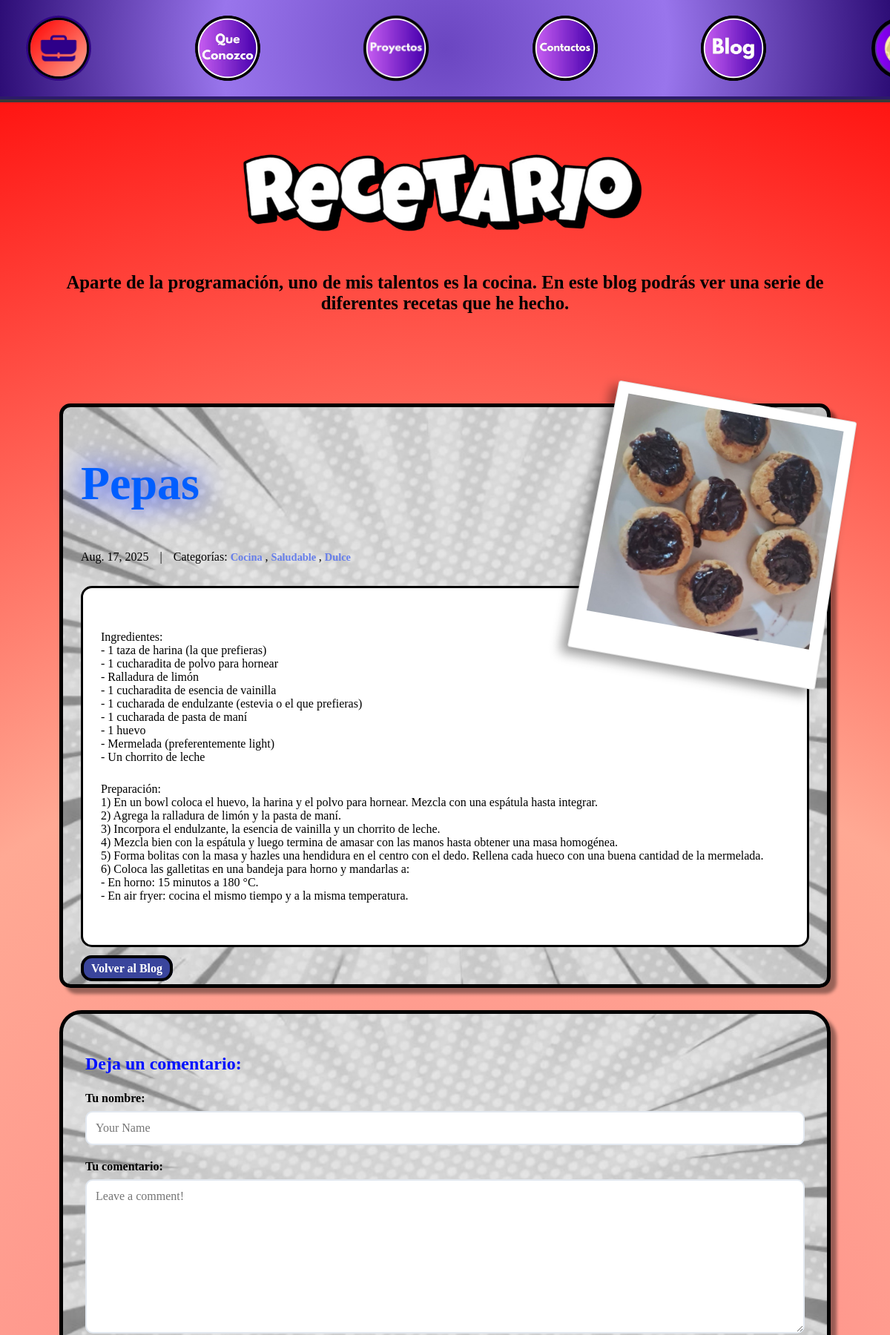
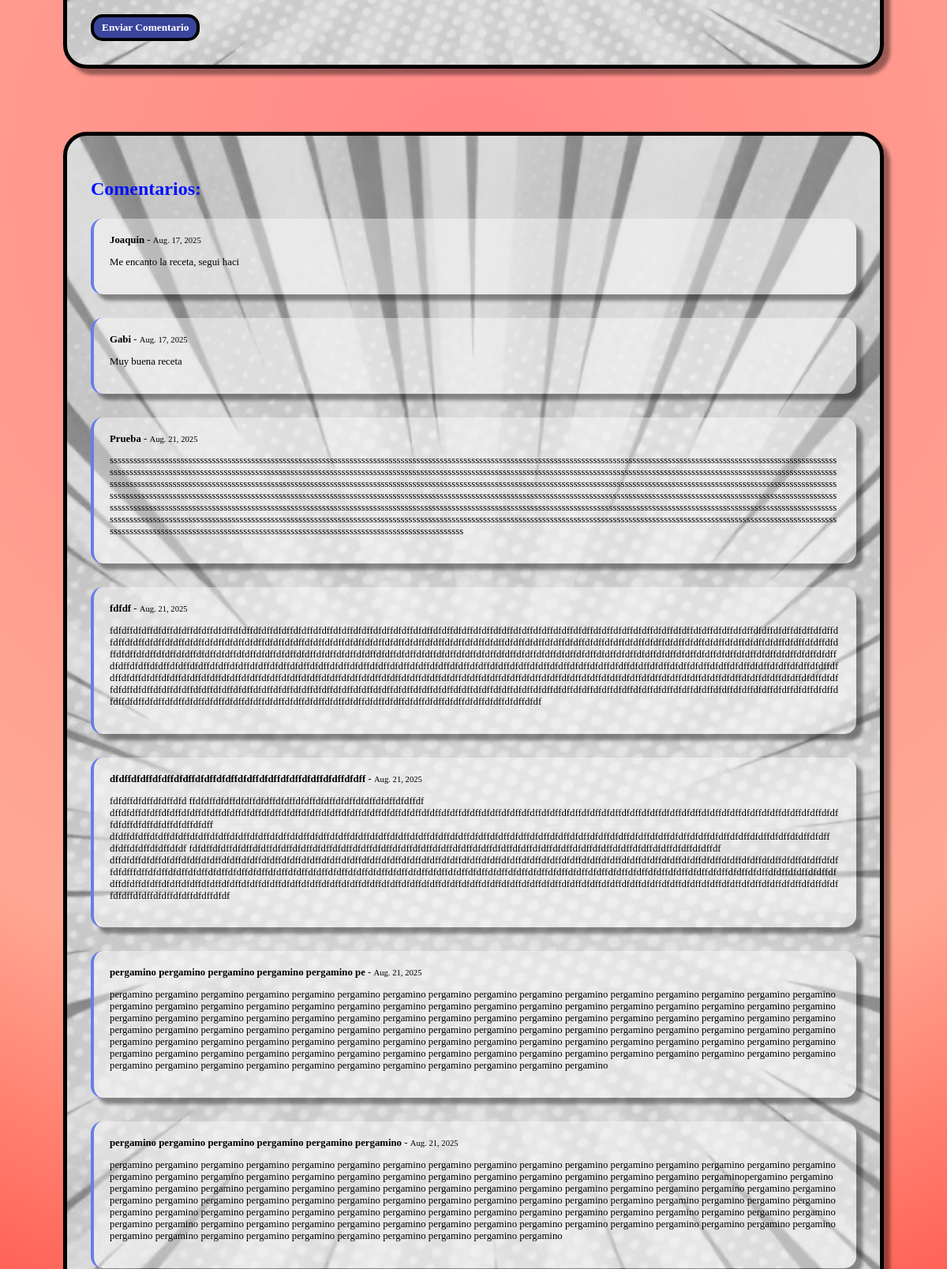
The app's page /blog/post/2/ (upper part) with its own data (2 pictures, top to bottom).
### blog/models.py (models this page shows, shortened)
class Post(models.Model):
    title = models.CharField(max_length=255)
    body = models.TextField()
    created_on = models.DateTimeField(auto_now_add=True)
    last_modified = models.DateTimeField(auto_now=True)
    categories = models.ManyToManyField("Category", related_name="posts")
    image = models.ImageField(upload_to='blog_images/', blank=True, null=True)

class Category(models.Model):
    name = models.CharField(max_length=30)
    class Meta:
        verbose_name_plural = "categories"

class Comment(models.Model):
    author = models.CharField(max_length=60)
    body = models.CharField(max_length=2000)
    created_on = models.DateTimeField(auto_now_add=True)
    post = models.ForeignKey("Post", on_delete=models.CASCADE)

### blog/views.py (the view, shortened to what this page needs)
# urls.py: path("post/<int:pk>/", views.blog_detail, name="blog_detail"),
def blog_detail(request, pk):
    post = Post.objects.get(pk=pk)
    form = CommentForm()
    comments = Comment.objects.filter(post=post)
    context = {
        "post": post,
        "comments": comments,
        "form": CommentForm(),
    }
    return render(request, "blog/detail.html", context)

### blog/forms.py
class CommentForm(forms.Form):
    author = forms.CharField(
        max_length=60,
        widget=forms.TextInput(
            attrs={"class": "form-control", "placeholder": "Your Name"}
        ),
    )
    body = forms.CharField(
        max_length= 2000,
        widget=forms.Textarea(
            attrs={"class": "form-control", "placeholder": "Leave a comment!"}
        )
    )

### templates/blog/detail.html (shortened to what this page needs)
{% extends "blog.html" %}
{% load static %}
{% block page_content %}
  <div class="post-detail">
    <article class="post-full" style="background-image: url('{% static 'Portafolio/assets/Fondos/Fondo Blanco.png' %}'); background-size: cover; background-position: center;">
      {% if post.image %}
        <div class="foto-instantanea">
          <div class="foto-frame">
            <img src="{{ post.image.url }}" alt="{{ post.title }}" class="foto-imagen">
          </div>
        </div>
      {% endif %}
      <div class="post-header">
        <h1 class="post-title-detail">{{ post.title }}</h1>
        <div class="post-meta-detail">
          <span class="post-date">{{ post.created_on.date }}</span>
          <span class="separator">|</span>
          <span class="post-categories">Categorías:
            {% for category in post.categories.all %}
              <a href="{% url 'blog:blog_category' category.name %}" class="categoria">
                {{ category.name }}
              </a>{% if not forloop.last %}, {% endif %}
            {% endfor %}
          </span>
        </div>
      </div>
      <div class="post-content-detail">
        <p>{{ post.body | linebreaks }}</p>
      </div>
      <div class="navigation-links">
        <a href="{% url 'blog:blog_index' %}" class="volver">Volver al Blog</a>
      </div>
    </article>
    <div class="comments-section" style="background-image: url('{% static 'Portafolio/assets/Fondos/Fondo Blanco.png' %}'); background-size: cover; background-position: center;">
      <h3 class="comments-title">Deja un comentario:</h3>
      <form method="post" class="comment-form">
        <div class="form-group">
          <label for="{{ form.author.id_for_label }}">Tu nombre:</label>
          {{ form.author }}
        </div>
        <div class="form-group">
          <label for="{{ form.body.id_for_label }}">Tu comentario:</label>
          {{ form.body }}
        </div>
        <button type="submit" class="enviar-comentario">Enviar Comentario</button>
      </form>
    </div>
    {% if comments %}
    <div class="comments-list" style="background-image: url('{% static 'Portafolio/assets/Fondos/Fondo Blanco.png' %}'); background-size: cover; background-position: center;">
      <h3 class="comments-title">Comentarios:</h3>
      {% for comment in comments %}
        <div class="comment">
          <div class="comment-meta">
            <strong>{{ comment.author }}</strong> - <small>{{ comment.created_on.date }}</small>
          </div>
          <div class="comment-body">
            <p>{{ comment.body | linebreaks }}</p>
          </div>
        </div>
      {% endfor %}
    </div>
    {% endif %}
  </div>
{% endblock page_content %}

### Portafolio/static/Portafolio/css/base.css (style rules this page uses)
html { scroll-behavior: smooth; }
body { margin: 0; padding: 0; height: 100%; transition: background-color 0.3s ease; font-family: 'Baloo 2', cursive; }
h1, h2, h3, .Barra ul li a { font-family: 'Bangers', cursive; }

### Portafolio/static/Portafolio/css/blog.css (style rules this page uses)
body { background: radial-gradient(circle,#ff8686, #ffa994, #ff0000); }
.categoria { font-family: 'Baloo 2', cursive; font-size: 0.9rem; color: #667eea; text-decoration: none; font-weight: bold; transition: color 0.3s ease; }
.post-detail { padding-left: 5rem; padding-right: 5rem; display: grid; gap: 30px; }
.post-full { border-radius: 20px; padding: 40px; border: 5px solid #000000; box-shadow: 8px 8px 4px rgba(0, 0, 0, 0.4); border-radius: 15px; padding: 0.8rem 1.5rem; }
.post-title-detail { color: #005eff; text-align: start; text-shadow: 0 0 40px #0022ff; font-family: 'Bangers', cursive; font-size: 4rem; }
.post-meta-detail { color: rgb(0, 0, 0); font-size: 1em; margin-bottom: 30px; display: flex; align-items: center; gap: 15px; flex-wrap: wrap; }
.post-content-detail { font-family: 'Baloo 2', cursive; color: #000000; font-size: 1rem; gap: 0.5rem; background-color: white; border: 3px solid #000000; border-radius: 15px; padding:2rem 1.5rem; }
.post-content-detail p { margin-bottom: 25px; }
.navigation-links { margin-top: 20px; }
.volver { font-weight: bold; font-family: 'Bangers', cursive; background-color: #3a459c; border-radius: 15px; border: 4px solid #000; color: white; padding: 5px 10px; text-decoration: none; transition: all 0.3s ease; margin-bottom: 25px; }
.comments-section, .comments-list { padding: 30px; border: 5px solid #000000; box-shadow: 8px 8px 4px rgba(0, 0, 0, 0.4); border-radius: 30px; margin-bottom: 50px; }
.comments-title { font-family: 'Baloo 2', cursive; color: #0011ff; font-size: 1.5rem; gap: 0.5rem; }
.comment-form { display: grid; gap: 20px; }
.form-group { display: grid; gap: 8px; }
.form-group label { font-family: 'Baloo 2', cursive; color: #000000; font-weight: bold; }
.form-group input, .form-group textarea { font-family: 'Baloo 2', cursive; padding: 12px; border: 2px solid #e2e8f0; border-radius: 10px; font-size: 1em; transition: border-color 0.3s ease; }
.form-group textarea { min-height: 120px; resize: vertical; }
.enviar-comentario { justify-self: start; font-weight: bold; font-family: 'Bangers', cursive; background-color: #3a459c; border-radius: 15px; border: 4px solid #000; color: white; padding: 5px 10px; text-decoration: none; transition: all 0.3s ease; }
.comment { max-width: 1200px; padding: 20px; border-left: 4px solid #667eea; font-family: 'Baloo 2', cursive; font-size: 0.8rem; color: #000000; margin-bottom: 30px; background-color: rgba(255, 255, 255, 0.402); box-shadow: 8px 8px 4px rgba(0, 0, 0, 0.4); border-radius: 15px; }
.comment-meta { font-family: 'Baloo 2', cursive; font-size: 0.8rem; color: #000000; }
.comment-body { font-family: 'Baloo 2', cursive; color: #000000; word-wrap: break-word; word-break: break-word; overflow-wrap: break-word; }
.post-full { position: relative; overflow: visible; }
.foto-instantanea { position: absolute; top: -15px; right: -15px; z-index: 10; }
.foto-frame { position: relative; background: rgb(255, 255, 255); padding: 15px 15px 50px 15px; border-radius: 3px; border: 1px solid #e0e0e0; rotate: 10deg; box-shadow: -8px 8px 15px rgba(0, 0, 0, 0.4); transform: perspective(800px) rotateX(5deg); }
.foto-imagen { width: 300px; height: 300px; object-fit: cover; display: block; }

### records on screen
Post: image (picture), title "Pepas", created_on "Aug. 17, 2025", body "Ingredientes: - 1 taza de harina (la que prefieras) - 1 cucharadita de polvo para hornear - Ralladura de limón - 1 cucharadita de esencia de vainilla - 1 cucharada de endulzante (estevia o el que prefieras) - 1 cucharada de pasta de maní - 1 huevo - Mermelada (preferentemente light) - Un chorrito de leche Preparación: 1) En un bowl coloca el huevo, la harina y el polvo para hornear. Mezcla con una espátula hasta integrar. 2) Agrega la ralladura de limón y la pasta de maní. 3) Incorpora el endulzante, la esencia de vainilla y un chorrito de leche. 4) Mezcla bien con la espátula y luego termina de amasar con las manos hasta obtener una masa homogénea. 5) Forma bolitas con la masa y hazles una…"
Category: name "Cocina"
Category: name "Saludable"
Category: name "Dulce"
Comment: author "Joaquin", created_on "Aug. 17, 2025", body "Me encanto la receta, segui haci"
Comment: author "Gabi", created_on "Aug. 17, 2025", body "Muy buena receta"
Comment: author "Prueba", created_on "Aug. 21, 2025", body "ssssssssssssssssssssssssssssssssssssssssssssssssssssssssssssssssssssssssssssssssssssssssssssssssssssssssssssssssssssssssssssssssssssssssssssssssssssssssssssssssssssssssssssssssssssssssssssssssssssssssssssssssssssssssssssssssssssssssssssssssssssssssssssssssssssssssssssssssssssssssssssssssssssssssssssssssssssssssssssssssssssssssssssssssssssssssssssssssssssssssssssssssssssssssssssssssssssssssssssssssssssssssssssssssssssssssssssssssssssssssssssssssssssssssssssssssssssssssssssssssssssssssssssssssssssssssssssssssssssssssssssssssssssssssssssssssssssssssssssssssssssssssssssssssssssssssssssssssssssssssssssssssssssssssssssssssssssssssssssssssssssssssssssssssssssssssssssssssssssssssssssssssssssssssssss…"
Comment: author "fdfdf", created_on "Aug. 21, 2025", body "fdfdffdfdffdfdffdfdffdfdffdfdffdfdffdfdffdfdffdfdffdfdffdfdffdfdffdfdffdfdffdfdffdfdffdfdffdfdffdfdffdfdffdfdffdfdffdfdffdfdffdfdffdfdffdfdffdfdffdfdffdfdffdfdffdfdffdfdffdfdffdfdffdfdffdfdffdfdffdfdffdfdffdfdffdfdffdfdffdfdffdfdffdfdffdfdffdfdffdfdffdfdffdfdffdfdffdfdffdfdffdfdffdfdffdfdffdfdffdfdffdfdffdfdffdfdffdfdffdfdffdfdffdfdffdfdffdfdffdfdffdfdffdfdffdfdffdfdffdfdffdfdffdfdffdfdffdfdffdfdffdfdffdfdffdfdffdfdffdfdffdfdffdfdffdfdffdfdffdfdffdfdffdfdffdfdffdfdffdfdffdfdffdfdffdfdffdfdffdfdffdfdffdfdffdfdffdfdffdfdffdfdffdfdffdfdffdfdffdfdffdfdffdfdffdfdffdfdffdfdffdfdffdfdffdfdffdfdffdfdffdfdffdfdffdfdffdfdffdfdffdfdffdfdffdfdffdfdffdfdffdfdffdfdffdfdffdfdffdfdffdfdffdfdffdfdffdfdffdfdf…"
Comment: author "dfdffdfdffdfdffdfdffdfdffdfdffdfdffdfdffdfdffdfdffdfdffdfdff", created_on "Aug. 21, 2025", body "fdfdffdfdffdfdffdfd ffdfdffdfdffdfdffdfdffdfdffdfdffdfdffdfdffdfdffdfdffdfdffdf dffdfdffdfdffdfdffdfdffdfdffdfdffdfdffdfdffdfdffdfdffdfdffdfdffdfdffdfdffdfdffdfdffdfdffdfdffdfdffdfdffdfdffdfdffdfdffdfdffdfdffdfdffdfdffdfdffdfdffdfdffdfdffdfdffdfdffdfdffdfdffdfdffdfdffdfdffdfdffdfdffdfdff dfdffdfdffdfdffdfdffdfdffdfdffdfdffdfdffdfdffdfdffdfdffdfdffdfdffdfdffdfdffdfdffdfdffdfdffdfdffdfdffdfdffdfdffdfdffdfdffdfdffdfdffdfdffdfdffdfdffdfdffdfdffdfdffdfdffdfdffdfdffdfdff dfdffdfdffdfdffdfdf fdfdffdfdffdfdffdfdffdfdffdfdffdfdffdfdffdfdffdfdffdfdffdfdffdfdffdfdffdfdffdfdffdfdffdfdffdfdffdfdffdfdffdfdffdfdffdfdffdfdffdfdffdf…"
Comment: author "pergamino pergamino pergamino pergamino pergamino pe", created_on "Aug. 21, 2025", body "pergamino pergamino pergamino pergamino pergamino pergamino pergamino pergamino pergamino pergamino pergamino pergamino pergamino pergamino pergamino pergamino pergamino pergamino pergamino pergamino pergamino pergamino pergamino pergamino pergamino pergamino pergamino pergamino pergamino pergamino pergamino pergamino pergamino pergamino pergamino pergamino pergamino pergamino pergamino pergamino pergamino pergamino pergamino pergamino pergamino pergamino pergamino pergamino pergamino pergamino pergamino pergamino pergamino pergamino pergamino pergamino pergamino pergamino pergamino pergamino pergamino pergamino pergamino pergamino pergamino pergamino pergamino pergamino pergamino pergamino…"
Comment: author "pergamino pergamino pergamino pergamino pergamino pergamino", created_on "Aug. 21, 2025", body "pergamino pergamino pergamino pergamino pergamino pergamino pergamino pergamino pergamino pergamino pergamino pergamino pergamino pergamino pergamino pergamino pergamino pergamino pergamino pergamino pergamino pergamino pergamino pergamino pergamino pergamino pergamino pergamino pergamino pergaminopergamino pergamino pergamino pergamino pergamino pergamino pergamino pergamino pergamino pergamino pergamino pergamino pergamino pergamino pergamino pergamino pergamino pergamino pergamino pergamino pergamino pergamino pergamino pergamino pergamino pergamino pergamino pergamino pergamino pergamino pergamino pergamino pergamino pergamino pergamino pergamino pergamino pergamino pergamino pergamino…"
